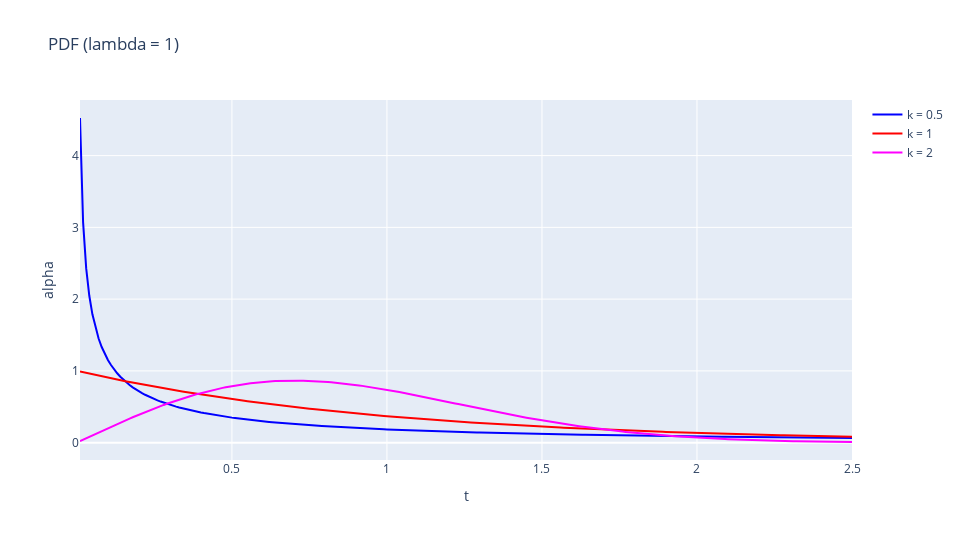

Notebook source saved alongside this figure:
### Markdown cell above
##### PDF

### Code cell
x, y05, y1, y2 = [], [], [], []

for t in range(1, 251, 1):
    t /= 100
    x.append(t)
    y05.append(f_Weibull(t, 0.5, 2))
    y1.append(f_Weibull(t, 1, 1))
    y2.append(f_Weibull(t, 2, math.sqrt(math.pi)/2))

plot(x, x, x, y05, y1, y2, "t", "alpha", "PDF (lambda = 1)")

### Figure 1 — Plotly figure (JSON) as saved in the notebook; plotly's stock layout.template omitted (floating-point values rounded to 4 significant figures; data arrays with more than 128 entries replaced by an {"elided": "..."} marker saying what was removed)
{"data": [{"marker": {"color": "blue"}, "mode": "lines", "name": "k = 0.5", "type": "scatter", "x": {"elided": "250 float values"}, "y": {"elided": "250 float values"}}, {"marker": {"color": "red"}, "mode": "lines", "name": "k = 1", "type": "scatter", "x": {"elided": "250 float values"}, "y": {"elided": "250 float values"}}, {"marker": {"color": "magenta"}, "mode": "lines", "name": "k = 2", "type": "scatter", "x": {"elided": "250 float values"}, "y": {"elided": "250 float values"}}], "layout": {"height": 540, "title": {"text": "PDF (lambda = 1)"}, "width": 960, "xaxis": {"title": {"text": "t"}}, "yaxis": {"title": {"text": "alpha"}}}}
